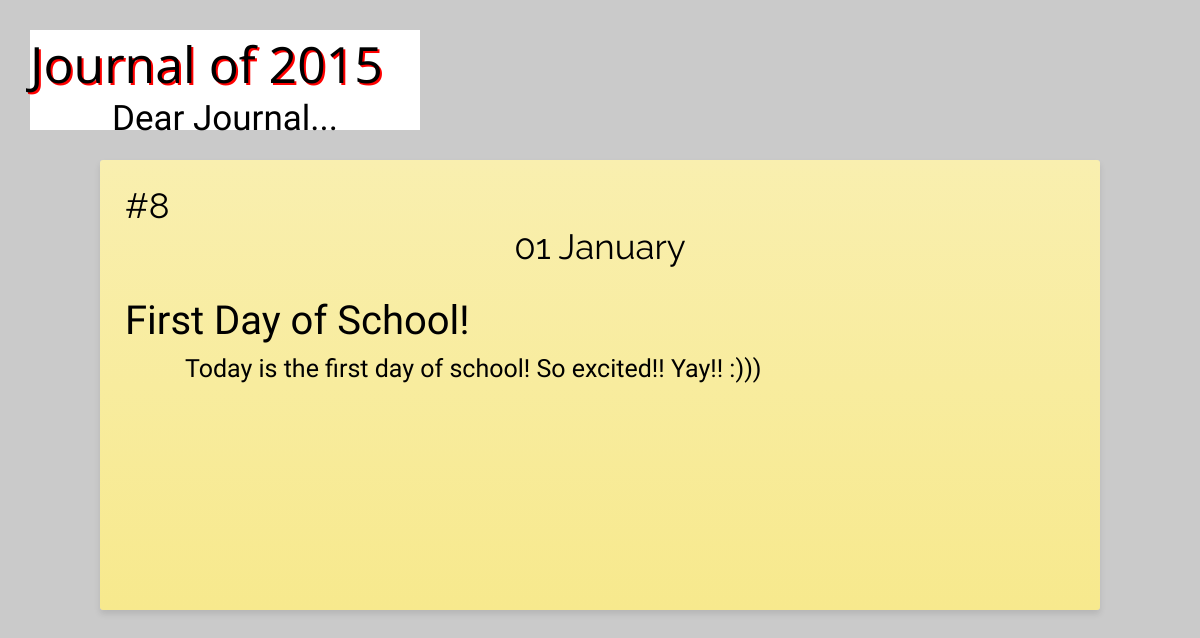
Page /entry/8 on the committed database.
### journal/models.py (models this page shows, shortened)
class Entry(models.Model):
    title = models.CharField(max_length=255)
    Void = ' '
    Jan = 'January'
    Feb = 'February'
    Mar = 'March'
    Apr = 'April'
    May = 'May'
    Jun = 'June'
    Jul = 'July'
    Aug = 'August'
    Sep = 'September'
    Oct = 'October'
    Nov = 'November'
    Dec = 'December'
    month_choices = (
        (Jan, 'January'),
        (Feb, 'February'),
        (Mar, 'March'),
        (Apr, 'April'),
        (May, 'May'),
        (Jun, 'June'),
        (Jul, 'July'),
        (Aug, 'August'),
        (Sep, 'September'),
        (Oct, 'October'),
        (Nov, 'November'),
        (Dec, 'December'),
        (Void, '--'),
    )
    month = models.CharField(max_length=30,
                             choices=month_choices,
                             default=Void)
    day = models.CharField(max_length=2)
    content = models.TextField()

### journal/views.py (the view)
# urls.py: url(r'^entry/(?P<entry_id>\d+)$', views.entry, name='detail'),
def entry(request, entry_id):
    entry = Entry.objects.get(id=entry_id)
    return render(request, 'journal/entry.html', {'entry':entry})

### journal/templates/journal/entry.html
{%load staticfiles%}
<link rel="stylesheet" type="text/css" href="{% static 'journal/entry.css' %}" />
{% block title %}
    <div class= title>
        <h1 class= top>Journal of 2015</h1>
        <h1 class= top2>Dear Journal...</h1>
    </div>
{% endblock %}
{% block content %}
    <div class = month>
        <h4>#{{entry.id}}</h4>
        <h2>{{entry.day}} {{entry.month}}</h2>
        <h3>{{entry.title}}</h3>
        <p>{{entry.content}}</p>
    </div>
{% endblock %}

### journal/static/journal/entry.css (style rules this page uses)
* { box-sizing:border-box; }
h1 { margin: 0; }
.top { text-shadow: 2px 2px #ff0000; text-align: left; font:50px 'Open Sans', sans-serif; }
.top2 { text-align: center; font:35px 'Arizonia', cursive; }
h2 { margin:0; text-align: center; font:35px 'Raleway', sans-serif; }
h3 { margin-top: 30; margin-bottom:0; text-align: left; font:40px 'Julee', cursive; }
h4 { margin:0; text-align: left; font:35px 'Raleway', sans-serif; }
p { text-indent: 50px; margin: 10; text-align: left; font:25px 'Indie Flower', cursive; }
.title { width:390px; height:100px; background-color:white; }
.month { text-align:center; display: block; padding:25px 25px 40px; margin:30px auto 20px auto; width:1000px; height:450px; border:0; border-radius:3px; background: -webkit-linear-gradient(#F9EFAF, #F7E98D); background: -moz-linear-gradient(#F9EFAF, #F7E98D); background: -o-linear-gradient(#F9EFAF, #F7E98D); background: -ms-linear-gradient(#F9EFAF, #F7E98D); background: linear-gradient(#F9EFAF, #F7E98D); box-shadow:0 4px 6px rgba(0,0,0,0.1); overflow:hidden; transition:box-shadow 0.5s ease; max-width:1000px; max-height:1000px; }

### rows in the picture
Entry: id "8", day "01", month "January", title "First Day of School!", content "Today is the first day of school! So excited!! Yay!! :)))"
